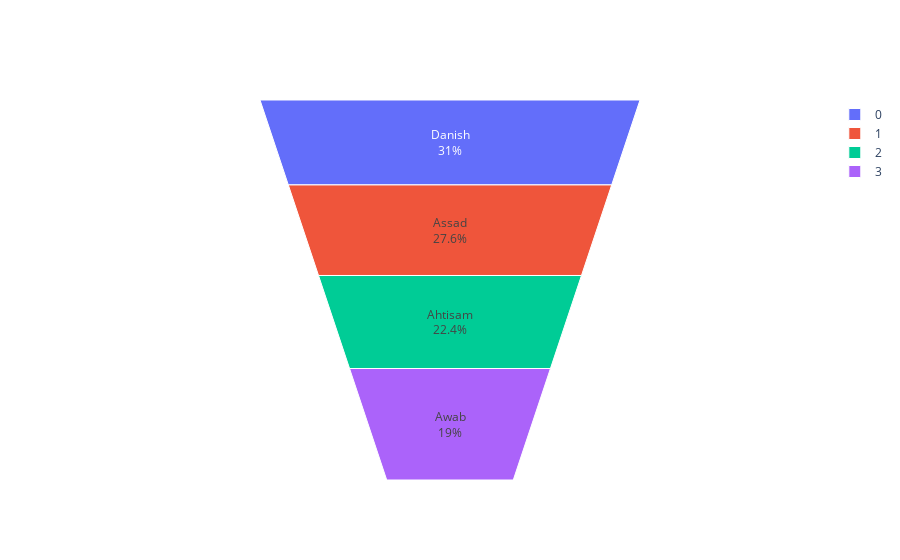

Here is the notebook cell this chart was saved with:
### Code cell
fig = go.Figure(go.Funnelarea(
    text=["Danish","Assad","Ahtisam","Awab"],

    values=[36,32,26,22])
)
fig.show()

### Figure 1 — Plotly figure (JSON) as saved in the notebook; plotly's stock layout.template omitted (floating-point values rounded to 4 significant figures)
{"data": [{"text": ["Danish", "Assad", "Ahtisam", "Awab"], "type": "funnelarea", "values": [36, 32, 26, 22]}], "layout": {}}
